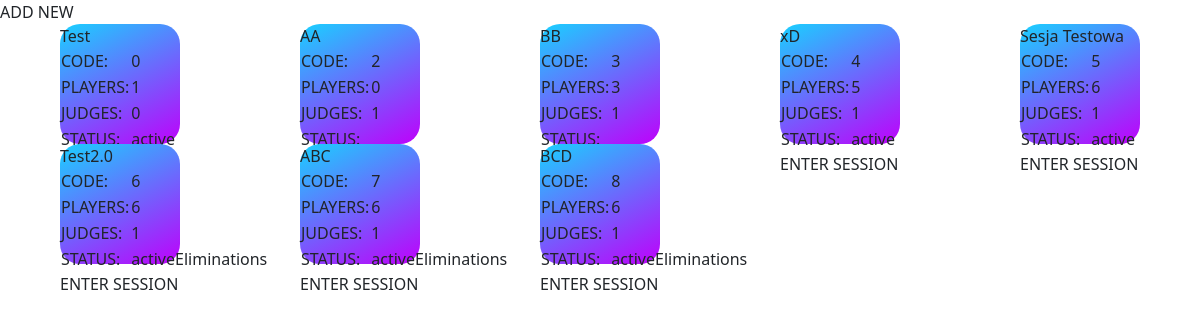
The app's page /shots/sessions/ (signed in) with its own data.
### shots/models.py (models this page shows)
class Session(models.Model):
    code = models.CharField(max_length=255)
    name = models.CharField(max_length=255)
    players = models.ManyToManyField(Player)
    judges = models.ManyToManyField(settings.AUTH_USER_MODEL)
    status = models.CharField(max_length=255, default='lobby') #lobby, active, ended

### shots/views.py (the view)
# urls.py: path('sessions/', sessions_view, name='sessions'),
@login_required
def sessions_view(request):
    sessions = Session.objects.all()
    return render(request, 'sessions.html', {'sessions': sessions})

### templates/sessions.html (shortened to what this page needs)
{% load static %}
{% load bootstrap %}
<!DOCTYPE html>
<html lang="en">
<head>
  <link rel="stylesheet" href="{% static 'css/sessions.css' %}">
  <link rel="stylesheet" href="https://cdn.jsdelivr.net/npm/bootstrap@5.1.3/dist/css/bootstrap.min.css">
</head>
<body>
  <div class="sessionsBar">
    <div class="sessionsButton" onclick="window.location.href='/shots/sessionCreator'">
      ADD NEW
    </div>
  </div>
  <div class="sessionsGrid">
    {% for session in sessions %}
    <div class="sessionTile">
      <div class="sessionName">{{ session.name }}</div>
      <table class="sessionTable">
        <tr><td>CODE:</td><td>{{ session.code }}</td></tr>
        <tr><td>PLAYERS:</td><td>{{ session.players.count }}</td></tr>
        <tr><td>JUDGES:</td><td>{{ session.judges.count }}</td></tr>
        <tr><td>STATUS:</td><td>{{ session.status }}</td></tr>
      </table>
      <div class="sessionButton" onclick="window.location.href='/shots/session/{{ session.code }}'">ENTER SESSION</div>
    </div>
    {% endfor %}
  </div>
</body>

### static/css/sessions.css (style rules this page uses)
.sessionsGrid { display: grid; grid-template-columns: repeat(5, 1fr); grid-template-rows: auto; }
.sessionTile { place-self: center; width: 10vw; height: 10vw; background: linear-gradient(333deg, rgba(191,0,251,1) 0%, rgba(25,209,255,1) 100%); border-radius: 20px; }

### records on screen
Session: name "Test", code "0", players.count "1", judges.count "0", status "active"
Session: name "AA", code "2", players.count "0", judges.count "1"
Session: name "BB", code "3", players.count "3", judges.count "1"
Session: name "xD", code "4", players.count "5", judges.count "1", status "active"
Session: name "Sesja Testowa", code "5", players.count "6", judges.count "1", status "active"
Session: name "Test2.0", code "6", players.count "6", judges.count "1", status "activeEliminations"
Session: name "ABC", code "7", players.count "6", judges.count "1", status "activeEliminations"
Session: name "BCD", code "8", players.count "6", judges.count "1", status "activeEliminations"
